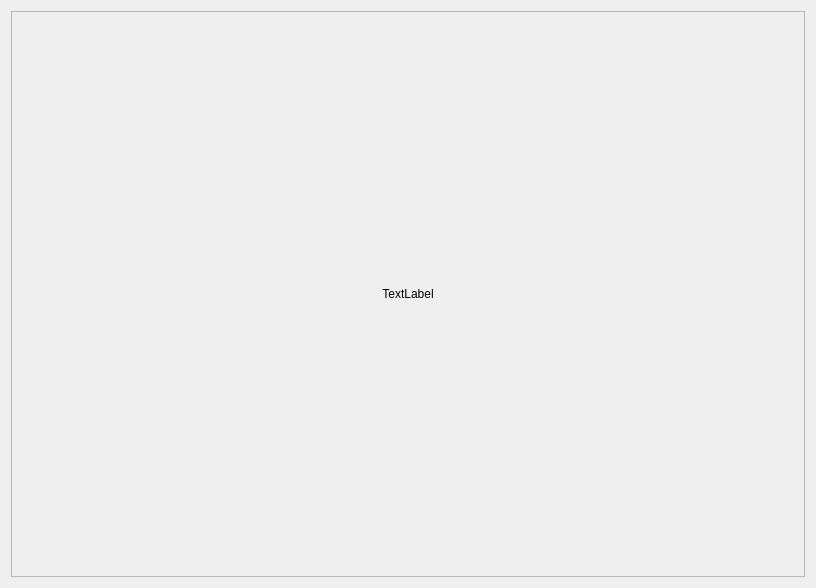
<?xml version="1.0" encoding="UTF-8"?>
<ui version="4.0">
 <class>Sobel_Operatorclass</class>
 <widget class="QWidget" name="Sobel_Operatorclass">
  <property name="geometry">
   <rect>
    <x>0</x>
    <y>0</y>
    <width>816</width>
    <height>588</height>
   </rect>
  </property>
  <property name="windowTitle">
   <string>Sobel_Operatorclass</string>
  </property>
  <layout class="QGridLayout" name="gridLayout">
   <item row="0" column="0">
    <widget class="QScrollArea" name="scrollArea">
     <property name="widgetResizable">
      <bool>true</bool>
     </property>
     <widget class="QWidget" name="scrollAreaWidgetContents">
      <property name="geometry">
       <rect>
        <x>0</x>
        <y>0</y>
        <width>792</width>
        <height>564</height>
       </rect>
      </property>
      <layout class="QGridLayout" name="gridLayout_2">
       <item row="0" column="0">
        <widget class="QLabel" name="label">
         <property name="text">
          <string>TextLabel</string>
         </property>
         <property name="alignment">
          <set>Qt::AlignCenter</set>
         </property>
        </widget>
       </item>
      </layout>
     </widget>
    </widget>
   </item>
  </layout>
 </widget>
 <layoutdefault spacing="6" margin="11"/>
 <resources/>
 <connections/>
</ui>
